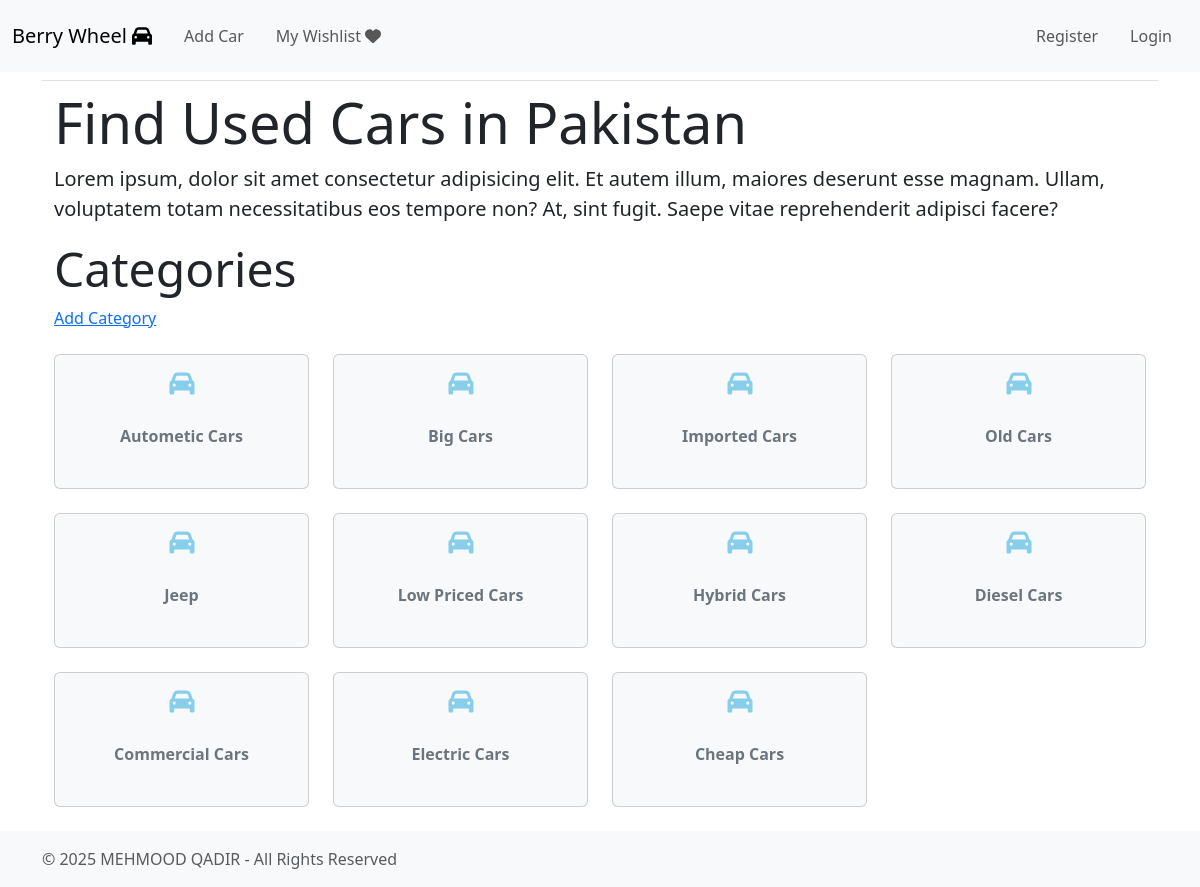
The page / on the database its author committed.
### marketplace_app/models.py (models this page shows)
class ItemCategory(models.Model):
    name = models.CharField(max_length=250)
    date_added = models.DateField(auto_now_add=True)
    class Meta:
        ordering = ["-date_added"]
        verbose_name="ItemCategory"
        verbose_name_plural = "ItemCategories"
    def __str__(self):
        return self.name

### marketplace_app/views.py (the view)
# urls.py: path("", views.listings, name="index"),
def index(request):
    categories = ItemCategory.objects.all()
    context = {
        "categories" : categories
    }
    return render(request, "marketplace_app/index.html", context)

### marketplace_app/templates/marketplace_app/index.html
{% extends "base.html" %}
{% load django_bootstrap5 %}
{% block content %}
    <div class="container">
        <div class="col-md-12">
            <h3 class="display-4">Find Used Cars in Pakistan</h3>
            <p class="lead">
                Lorem ipsum, dolor sit amet consectetur adipisicing elit. Et autem illum, maiores deserunt esse magnam. Ullam, voluptatem totam necessitatibus eos tempore non? At, sint fugit. Saepe vitae reprehenderit adipisci facere?
            </p>
        </div>
    </div>
    <div class="container">
        <h6 class="display-5">Categories</h6>
        <a href="{% url "marketplace_app:add_category" %}">Add Category</a>
    </div>
    <div class="container mt-4">
        <div class="row">
            {% for category in categories %}
                <div class="col-sm-6 col-md-4 col-lg-3 mb-4">
                    <div class="card h-100  text-bg-light mb-3">
                        <a class="card-title text-decoration-none" href="{% url "marketplace_app:listings" category.id %}">
                            <div class="card-body text-center fw-bold text-secondary">
                                <i class="fa-solid fa-car" style="color: skyblue; height: 25px; width:30px;"></i>
                                <br/><br/>{{ category }} </div>
                        </a>
                    </div>
                </div>
            {% endfor %}
        </div>
    </div>
{% endblock content %}

### rows shown on the page
ItemCategory: name "Autometic Cars"
ItemCategory: name "Big Cars"
ItemCategory: name "Imported Cars"
ItemCategory: name "Old Cars"
ItemCategory: name "Jeep"
ItemCategory: name "Low Priced Cars"
ItemCategory: name "Hybrid Cars"
ItemCategory: name "Diesel Cars"
ItemCategory: name "Commercial Cars"
ItemCategory: name "Electric Cars"
ItemCategory: name "Cheap Cars"
